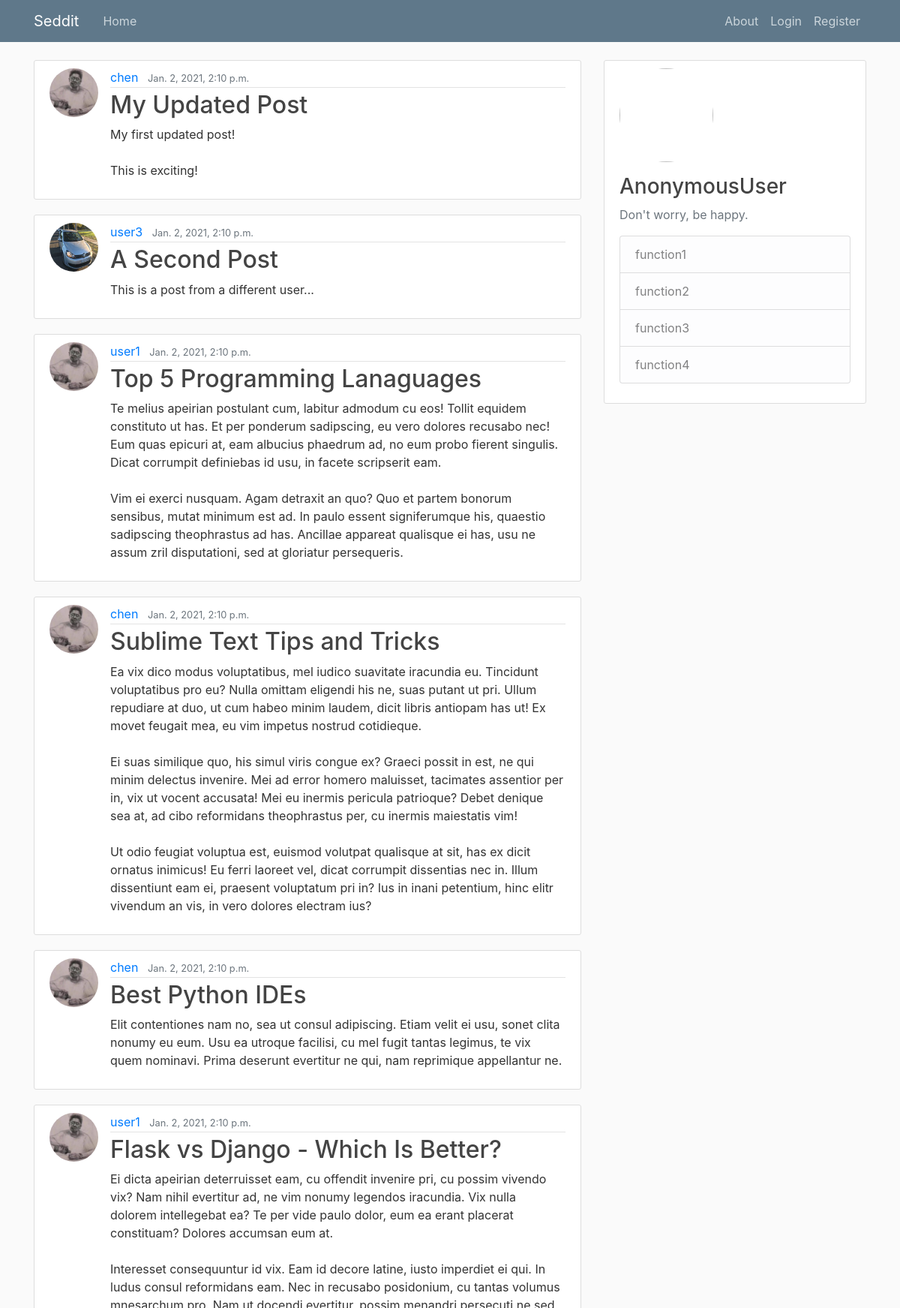
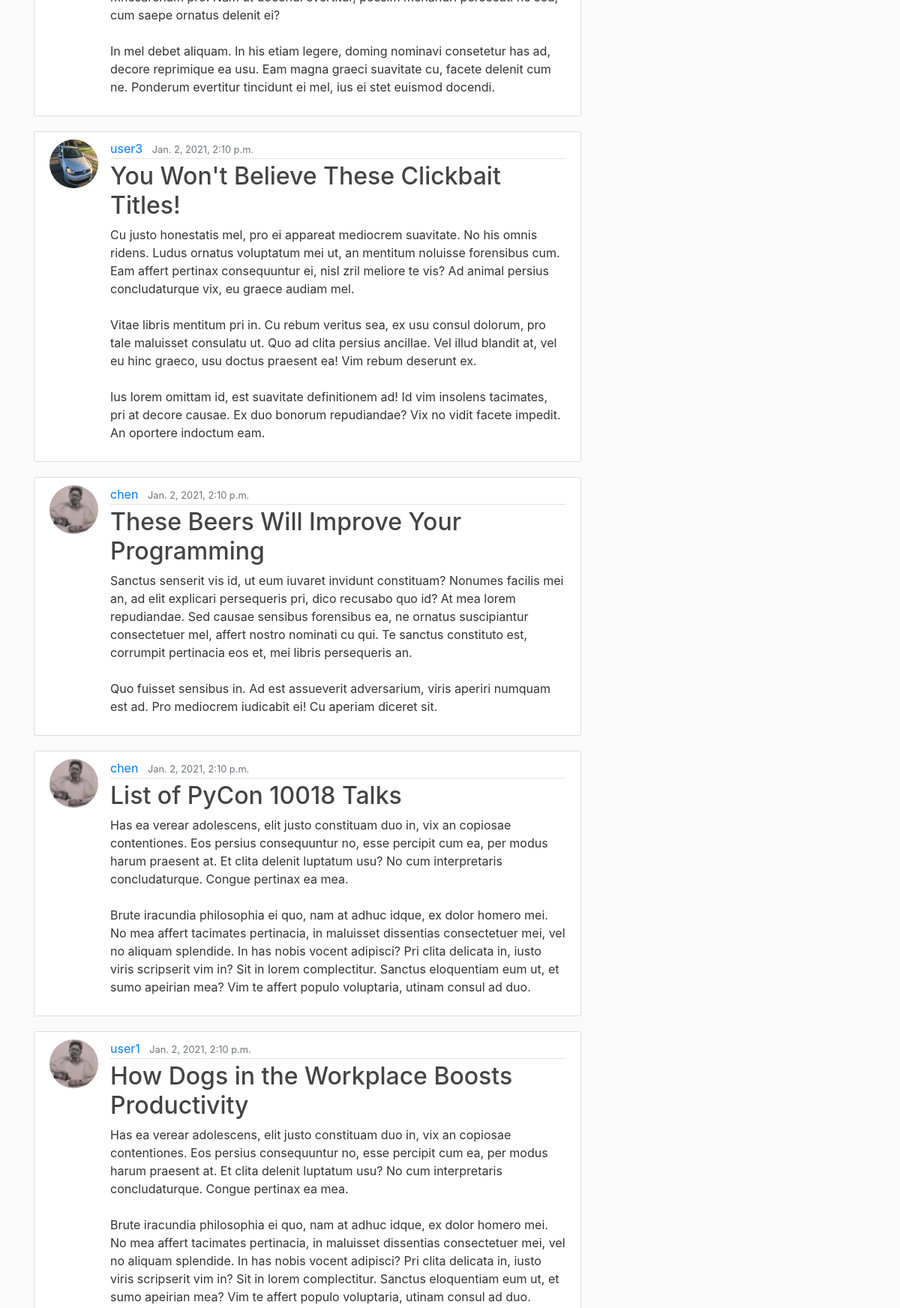
The page / (upper part) on the database its author committed (2 pictures, top to bottom).
### blog/models.py (models this page shows, shortened)
class Post(models.Model):
    title = models.CharField(max_length=100)
    content = models.TextField()
    date_posted = models.DateTimeField(default=timezone.now())
    author = models.ForeignKey(User, on_delete=models.CASCADE)

### users/models.py (models this page shows, shortened)
class Profile(models.Model):
    user = models.OneToOneField(User, on_delete=models.CASCADE)
    image = models.ImageField(default='default.jpg', upload_to='profile_pics')

### blog/views.py (the view)
# urls.py: path('', PostListView.as_view(), name='blog-home'),
class PostListView(ListView):
    model = Post
    template_name = 'blog/home.html'
    context_object_name = 'posts'
    ordering = ['-date_posted']
    paginate_by = 10

### blog/templates/blog/home.html (shortened to what this page needs)
{% extends "blog/base.html" %}
{% block content %}
    {% for post in posts %}
        <article class="media content-section">
          <img class="rounded-circle article-img" src="{{ post.author.profile.image.url }}">
          <div class="media-body">
            <div class="article-metadata">
                <a class="mr-2" href="{% url 'user-posts' post.author.username %}">{{ post.author }}</a>
              <small class="text-muted">{{ post.date_posted }}</small>
            </div>
            <h2><a class="article-title" href="{% url 'post-detail' post.id %}">{{ post.title }}</a></h2>
            <p class="article-content">{{ post.content }}</p>
          </div>
        </article>
    {% endfor %}
{% endblock content%}

### blog/templates/blog/base.html (shortened to what this page needs)
{% load static %}
<!DOCTYPE html>
<html lang="en">
<head>
    <link rel="stylesheet" href="https://stackpath.bootstrapcdn.com/bootstrap/4.3.1/css/bootstrap.min.css"
>
    <link rel="stylesheet" type="text/css" href="{% static 'blog/main.css' %}">
</head>
<body>
<header class="site-header">
    <nav class="navbar navbar-expand-md navbar-dark bg-steel fixed-top">
        <div class="container">
            <a class="navbar-brand mr-4" href="/">Seddit</a>
            <div class="collapse navbar-collapse" id="navbarToggle">
                <div class="navbar-nav mr-auto">
                    <a class="nav-item nav-link" href="{% url 'blog-home' %}">Home</a>
                </div>
                <div class="navbar-nav">
                    <a class="nav-item nav-link" href="{% url 'blog-about' %}">About</a>
                    {% if user.is_authenticated %}
                        <a class="nav-item nav-link" href="{% url 'profile' %}">Profile</a>
                        <a class="nav-item nav-link" href="{% url 'logout' %}">Logout</a>
                    {% else %}
                        <a class="nav-item nav-link" href="{% url 'login' %}">Login</a>
                        <a class="nav-item nav-link" href="{% url 'register' %}">Register</a>
                    {% endif %}
                </div>
            </div>
        </div>
    </nav>
</header>
<main role="main" class="container">
    <div class="row">
        <div class="col-md-8">
            {% block content %}
            {% endblock %}
        </div>
        <div class="col-md-4">
            <div class="content-section">
                <img class="rounded-circle account-img" src="{{ user.profile.image.url }}">
                <h3>{{ user }}</h3>
                <p class='text-muted'>Don't worry, be happy.
                <ul class="list-group">
                    <li class="list-group-item list-group-item-light">function1</li>
                    <li class="list-group-item list-group-item-light">function2</li>
                    <li class="list-group-item list-group-item-light">function3</li>
                    <li class="list-group-item list-group-item-light">function4</li>
                </ul>
                </p>
            </div>
        </div>
    </div>
</main>
</body>
</html>

### blog/static/blog/main.css (style rules this page uses)
body { background: #fafafa; color: #333333; margin-top: 5rem; }
h1, h2, h3, h4, h5, h6 { color: #444444; }
ul { margin: 0; }
.bg-steel { background-color: #5f788a; }
.site-header .navbar-nav .nav-link { color: #cbd5db; }
.content-section { background: #ffffff; padding: 10px 20px; border: 1px solid #dddddd; border-radius: 3px; margin-bottom: 20px; }
.article-title { color: #444444; }
.article-content { white-space: pre-line; }
.article-img { height: 65px; width: 65px; margin-right: 16px; }
.article-metadata { padding-bottom: 1px; margin-bottom: 4px; border-bottom: 1px solid #e3e3e3 }
.account-img { height: 125px; width: 125px; margin-right: 20px; margin-bottom: 16px; }

### rows shown on the page
Post: author.profile.image (picture), author "chen", date_posted "Jan. 2, 2021, 2:10 p.m.", title "My Updated Post", content "My first updated post! This is exciting!"
Post: author.profile.image (picture), author "user3", date_posted "Jan. 2, 2021, 2:10 p.m.", title "A Second Post", content "This is a post from a different user..."
Post: author.profile.image (placeholder picture), author "user1", date_posted "Jan. 2, 2021, 2:10 p.m.", title "Top 5 Programming Lanaguages", content "Te melius apeirian postulant cum, labitur admodum cu eos! Tollit equidem constituto ut has. Et per ponderum sadipscing, eu vero dolores recusabo nec! Eum quas epicuri at, eam albucius phaedrum ad, no eum probo fierent singulis. Dicat corrumpit definiebas id usu, in facete scripserit eam. Vim ei exerci nusquam. Agam detraxit an quo? Quo et partem bonorum sensibus, mutat minimum est ad. In paulo essent signiferumque his, quaestio sadipscing theophrastus ad has. Ancillae appareat qualisque ei has, usu ne assum zril disputationi, sed at gloriatur persequeris."
Post: author.profile.image (picture), author "chen", date_posted "Jan. 2, 2021, 2:10 p.m.", title "Sublime Text Tips and Tricks", content "Ea vix dico modus voluptatibus, mel iudico suavitate iracundia eu. Tincidunt voluptatibus pro eu? Nulla omittam eligendi his ne, suas putant ut pri. Ullum repudiare at duo, ut cum habeo minim laudem, dicit libris antiopam has ut! Ex movet feugait mea, eu vim impetus nostrud cotidieque. Ei suas similique quo, his simul viris congue ex? Graeci possit in est, ne qui minim delectus invenire. Mei ad error homero maluisset, tacimates assentior per in, vix ut vocent accusata! Mei eu inermis pericula patrioque? Debet denique sea at, ad cibo reformidans theophrastus per, cu inermis maiestatis vim! Ut odio feugiat voluptua est, euismod volutpat qualisque at sit, has ex dicit ornatus inimicus! Eu…"
Post: author.profile.image (picture), author "chen", date_posted "Jan. 2, 2021, 2:10 p.m.", title "Best Python IDEs", content "Elit contentiones nam no, sea ut consul adipiscing. Etiam velit ei usu, sonet clita nonumy eu eum. Usu ea utroque facilisi, cu mel fugit tantas legimus, te vix quem nominavi. Prima deserunt evertitur ne qui, nam reprimique appellantur ne."
Post: author.profile.image (placeholder picture), author "user1", date_posted "Jan. 2, 2021, 2:10 p.m.", title "Flask vs Django - Which Is Better?", content "Ei dicta apeirian deterruisset eam, cu offendit invenire pri, cu possim vivendo vix? Nam nihil evertitur ad, ne vim nonumy legendos iracundia. Vix nulla dolorem intellegebat ea? Te per vide paulo dolor, eum ea erant placerat constituam? Dolores accumsan eum at. Interesset consequuntur id vix. Eam id decore latine, iusto imperdiet ei qui. In ludus consul reformidans eam. Nec in recusabo posidonium, cu tantas volumus mnesarchum pro. Nam ut docendi evertitur, possim menandri persecuti ne sed, cum saepe ornatus delenit ei? In mel debet aliquam. In his etiam legere, doming nominavi consetetur has ad, decore reprimique ea usu. Eam magna graeci suavitate cu, facete delenit cum ne. Ponderum…"
Post: author.profile.image (picture), author "user3", date_posted "Jan. 2, 2021, 2:10 p.m.", title "You Won't Believe These Clickbait Titles!", content "Cu justo honestatis mel, pro ei appareat mediocrem suavitate. No his omnis ridens. Ludus ornatus voluptatum mei ut, an mentitum noluisse forensibus cum. Eam affert pertinax consequuntur ei, nisl zril meliore te vis? Ad animal persius concludaturque vix, eu graece audiam mel. Vitae libris mentitum pri in. Cu rebum veritus sea, ex usu consul dolorum, pro tale maluisset consulatu ut. Quo ad clita persius ancillae. Vel illud blandit at, vel eu hinc graeco, usu doctus praesent ea! Vim rebum deserunt ex. Ius lorem omittam id, est suavitate definitionem ad! Id vim insolens tacimates, pri at decore causae. Ex duo bonorum repudiandae? Vix no vidit facete impedit. An oportere indoctum eam."
Post: author.profile.image (picture), author "chen", date_posted "Jan. 2, 2021, 2:10 p.m.", title "These Beers Will Improve Your Programming", content "Sanctus senserit vis id, ut eum iuvaret invidunt constituam? Nonumes facilis mei an, ad elit explicari persequeris pri, dico recusabo quo id? At mea lorem repudiandae. Sed causae sensibus forensibus ea, ne ornatus suscipiantur consectetuer mel, affert nostro nominati cu qui. Te sanctus constituto est, corrumpit pertinacia eos et, mei libris persequeris an. Quo fuisset sensibus in. Ad est assueverit adversarium, viris aperiri numquam est ad. Pro mediocrem iudicabit ei! Cu aperiam diceret sit."
Post: author.profile.image (picture), author "chen", date_posted "Jan. 2, 2021, 2:10 p.m.", title "List of PyCon 10018 Talks", content "Has ea verear adolescens, elit justo constituam duo in, vix an copiosae contentiones. Eos persius consequuntur no, esse percipit cum ea, per modus harum praesent at. Et clita delenit luptatum usu? No cum interpretaris concludaturque. Congue pertinax ea mea. Brute iracundia philosophia ei quo, nam at adhuc idque, ex dolor homero mei. No mea affert tacimates pertinacia, in maluisset dissentias consectetuer mei, vel no aliquam splendide. In has nobis vocent adipisci? Pri clita delicata in, iusto viris scripserit vim in? Sit in lorem complectitur. Sanctus eloquentiam eum ut, et sumo apeirian mea? Vim te affert populo voluptaria, utinam consul ad duo."
Post: author.profile.image (placeholder picture), author "user1", date_posted "Jan. 2, 2021, 2:10 p.m.", title "How Dogs in the Workplace Boosts Productivity", content "Has ea verear adolescens, elit justo constituam duo in, vix an copiosae contentiones. Eos persius consequuntur no, esse percipit cum ea, per modus harum praesent at. Et clita delenit luptatum usu? No cum interpretaris concludaturque. Congue pertinax ea mea. Brute iracundia philosophia ei quo, nam at adhuc idque, ex dolor homero mei. No mea affert tacimates pertinacia, in maluisset dissentias consectetuer mei, vel no aliquam splendide. In has nobis vocent adipisci? Pri clita delicata in, iusto viris scripserit vim in? Sit in lorem complectitur. Sanctus eloquentiam eum ut, et sumo apeirian mea? Vim te affert populo voluptaria, utinam consul ad duo."

### other values the page prints
{{ user }} "AnonymousUser"
